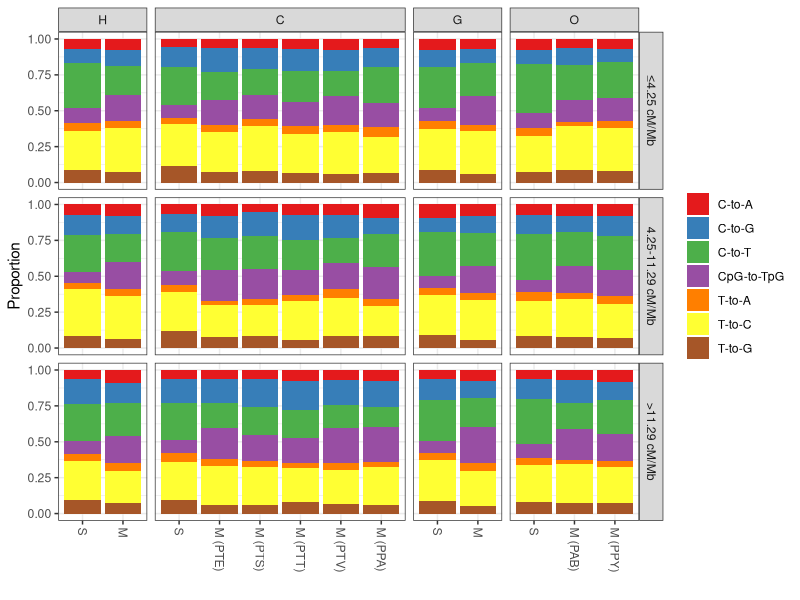

R code for this plot:
# load libraries and data
library(ggplot2)

data_11 <- read.table("data_11.txt", header=TRUE, sep = "\t")
data_11$sp <- factor(data_11$sp, levels = c("S", "M", "M (PTE)", "M (PTS)", "M (PTT)", "M (PTV)", "M (PPA)", "M (PAB)", "M (PPY)"))
data_11$gr <- factor(data_11$gr, levels = c("H", "C", "G", "O"))
data_11$rb <- factor(data_11$rb, levels = c("≤4.25 cM/Mb", "4.25-11.29 cM/Mb" ,">11.29 cM/Mb"))

# plot Figure 6
p1 <- ggplot(data_11, aes(x=sp, y=prop, fill=mType)) + 
  geom_bar(stat = "identity",position = "fill") + 
  facet_grid(rb~gr,scale="free_x", space = "free") + 
  theme_bw() + 
  scale_fill_brewer(palette="Set1") +
  xlab("") + 
  ylab("Proportion") + 
  theme(legend.title = element_blank(), axis.text.x = element_text(angle = 270, vjust = 0.5, hjust=0))
p1
